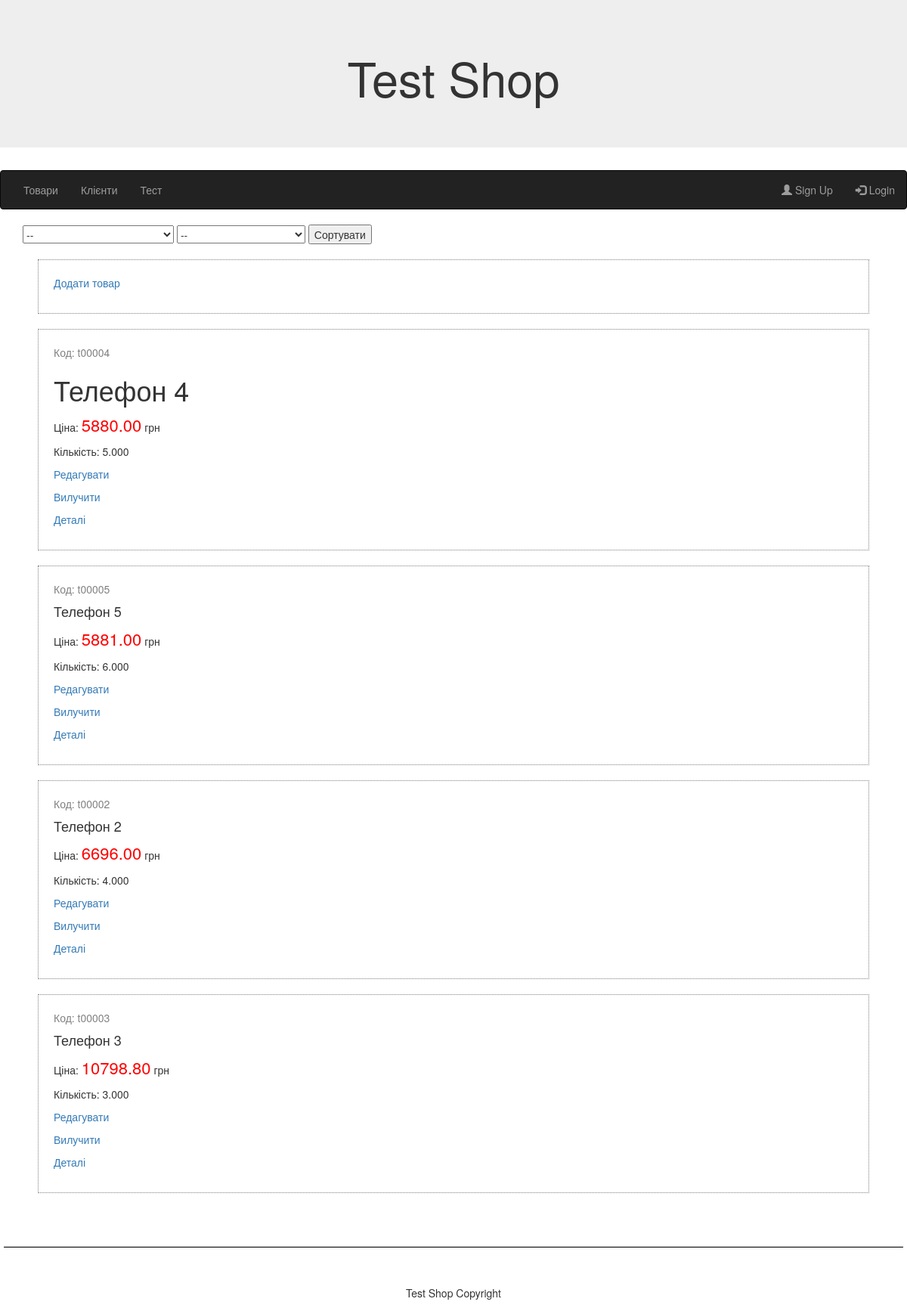
Screenshot of /product/list with the database file from the repository.
### tables this page shows
CREATE TABLE `menu` (
  `id` int(11) unsigned NOT NULL AUTO_INCREMENT,
  `name` varchar(100) NOT NULL,
  `path` varchar(255) NOT NULL,
  `active` tinyint(1) NOT NULL DEFAULT '1',
  `sort_order` smallint(2) DEFAULT NULL,
  PRIMARY KEY (`id`)
);

CREATE TABLE `products` (
  `id` int(11) unsigned NOT NULL AUTO_INCREMENT,
  `sku` varchar(30) NOT NULL,
  `name` varchar(255) NOT NULL,
  `price` decimal(12,2) NOT NULL DEFAULT '0.00',
  `qty` decimal(12,3) NOT NULL DEFAULT '0.000',
  `description` mediumtext,
  PRIMARY KEY (`id`)
);

### app/Core/View.php (called while the page is built, shortened)
<?php
class View
{
    private $data;
    private $viewPath;
    public function __construct(array $data = [], string $viewPath = null)
    {
        $this->data = $data;
        $this->viewPath = $viewPath;
    }
    public static function getViewDir(): string
    {
        return App::getAppDir() . DS . 'views';
    }
    protected function get($key)
    {
        return $this->data[$key];
    }
    public function render(): string
    {
        $path = $this->viewPath;
        if ($path === null) {
            $path = $this->getDefaultPath();
        }
        array_walk($this->data, static function(&$item, $key) {
            if ($item instanceof View) {
                $item = $item->render();
            }
        });
        extract($this->data, EXTR_SKIP);
        include $path;
        return ob_get_clean();
    }
    private function getDefaultPath(): string
    {
        $controllerName = Route::getController();
        $actionName = Route::getAction();
        $path = self::getViewDir() . DS . $controllerName . DS . $actionName . '.php';
        $path404 = self::getViewDir() . DS . 'error' . DS . 'error404.php';
        return file_exists($path) ? $path : $path404;
    }
     private function getBP(): string
     {
         return Route::getBP();
     }
}

### app/Core/Route.php (called while the page is built, shortened)
<?php
class Route
{
    private static $controller;
    private static $action;
    public static function getBP()
    {
        return self::getBasePath();
    }
    public static function getBasePath()
    {
        $basePath = substr(ROOT, strlen($_SERVER['DOCUMENT_ROOT']));
        return $basePath;
    }
    public static function init(string $route = null): void
    {
        if (!$route) {
            $request = explode('?', $_SERVER['REQUEST_URI']);
            $uri = $request[0];
            $route = substr($uri, strlen(self::getBasePath()));
        }
        $routePath = explode('/', $route);
        if ($routePath[0] === "") {
            array_shift($routePath);
        }
        self::$controller = !empty($routePath[0]) ? $routePath[0] : 'index';
        self::$action = !empty($routePath[1]) ? $routePath[1] : 'index';
    }
    public static function getAction(): ?string
    {
        return self::$action;
    }
    public static function getController(): ?string
    {
        return self::$controller;
    }
}

### app/Core/App.php (called while the page is built, shortened)
<?php
class App
{
    public static function getAppDir(): string
    {
        return ROOT . DS . 'app';
    }
    public static function run(string $path = null): void
    {
        $action = Route::getAction() . 'Action';
        $controller = new $controllerClass();
        $controller->$action();
    }
}

### app/Core/DB.php (called while the page is built, shortened)
<?php
class DB
{
    private static $pdo = null;
    public function getConnection()
    {
        if (!self::$pdo) {
            $dsn = 'mysql:host=' . MYSQL_HOST . ';port=' . MYSQL_PORT . ';dbname=' . DB_NAME . ';charset=utf8';
            $options = array(
                PDO::MYSQL_ATTR_INIT_COMMAND => "SET NAMES 'utf8'",
                PDO::ATTR_ERRMODE => PDO::ERRMODE_EXCEPTION,
                PDO::ATTR_EMULATE_PREPARES => false
            );
            try {
                self::$pdo = new PDO($dsn, DB_USERNAME, DB_PASSWORD, $options);
            } catch (PDOException $e) {
                echo "Connection failed: " . $e->getMessage();
                exit();
            }
        }
        return self::$pdo;
    }
    public function query($sql, $parameters = [])
    {
        $dbh = $this->getConnection();
        $stmt = $dbh->prepare($sql);
        $result = $stmt->execute($parameters);
        if ($result !== false) {
            return $stmt->fetchAll(PDO::FETCH_ASSOC);
        } else {
            return false;
        }
    }
}

### app/Core/Model.php (called while the page is built, shortened)
<?php
class Model implements DbModelInterface
{
    protected $tableName;
    protected $columns = [];
    protected $sql;
    protected $params = [];
    public function initCollection()
    {
        $columns = implode(',', $this->getColumns());
        $this->sql = "select $columns from " . $this->tableName;
        return $this;
    }
    public function getColumns()
    {
        $db = new DB();
        $sql = "show columns from  $this->tableName;";
        $results = $db->query($sql);
        foreach ($results as $result) {
            array_push($this->columns, $result['Field']);
        }
        return $this->columns;
    }
    public function sort($params)
    {
        if (count($params) > 0) {
            $this->sql .= sprintf(
                " order by %s",
                Util::keyValueToList($params, "%s %s")
            );
        }
        return $this;
    }
    public function getCollection()
    {
        $db = new DB();
        $this->sql .= ";";
        $this->collection = $db->query($this->sql, $this->params);
        return $this;
    }
}

### app/Controllers/ProductController.php (called while the page is built, shortened)
<?php
class ProductController extends Controller
{
    public function listAction()
    {
        $products = $this->getModel('Product')
                         ->initCollection()
                         ->sort($this->getSortParams())
                         ->getCollection()
                         ->select();
        $this->renderLayout();
    }
    public function getSortParams()
    {
        $params = [];
        $sortfirst = filter_input(INPUT_POST, 'sortfirst');
        if ($sortfirst !== "price_NONE") {
            if ($sortfirst === "price_DESC") {
                $params['price'] = 'DESC';
            } else {
                $params['price'] = 'ASC';
            }
        }
        $sortsecond = filter_input(INPUT_POST, 'sortsecond');
        if ($sortsecond !== "qty_NONE") {
            if ($sortsecond === "qty_DESC") {
                $params['qty'] = 'DESC';
            } else {
                $params['qty'] = 'ASC';
            }
        }
        return $params;
    }
}

### app/bootstrap.php (called while the page is built, shortened)
<?php
require ROOT . '/app/Autoloader.php';
App::run();

### index.php (called while the page is built, shortened)
<?php
include ROOT . '/app/bootstrap.php';

### app/Autoloader.php (called while the page is built, shortened)
<?php
class Autoloader
{
    public static function register(): void
    {
        spl_autoload_register(static function ($class) {
            $file = ROOT . DS . 'app' . DS . str_replace('\\', DS, $class) . '.php';
            if (file_exists($file)) {
                return true;
            }
            return false;
        });
    }
}

### app/views/product/list.php (the view, shortened to what this page needs)
<form method="POST" action="<?php $_SERVER['PHP_SELF']; ?>">
    <select name='sortfirst'>
        <option <?php echo filter_input(INPUT_POST, 'sortfirst') === 'price_NONE' ? 'selected' : ''; ?> value="price_NONE" selected>--</option>
    </select>
    <select name='sortsecond'>
        <option <?php echo filter_input(INPUT_POST, 'sortsecond') === 'price_NONE' ? 'selected' : ''; ?> value="qty_NONE" selected>--</option>
    </select>
    <input type="submit" value="Сортувати">
</form>
<div class="product">
    <p>
        <?= \Core\Url::getLink('/product/add', 'Додати товар'); ?>
    </p>
</div>
<?php
$products =  $this->get('products');
foreach ($products as $product) :
    ?>
    <div class="product">
        <p class="sku">Код: <?php echo $product['sku'] ?></p>
        <h4><?php echo $product['name'] ?></h4>
        <p> Ціна: <span class="price"><?php echo $product['price'] ?></span> грн</p>
        <p> <?php
            if ($product['qty'] > 0) {
                echo 'Кількість: ' . $product['qty'];
            } else {
                echo 'Немає в наявності';
            }
            ?></p>
        <?= \Core\Url::getLink('/product/edit', 'Редагувати', array('id' => $product['id'])); ?>
        <p>
            <?= \Core\Url::getLink('/product/delete', 'Вилучити', array('id' => $product['id'])); ?>
        </p>
        <p>
            <?= \Core\Url::getLink('/product/view', 'Деталі', array('id' => $product['id'])); ?>
        </p>
    </div>
<?php endforeach; ?>

### app/Core/Controller.php (shortened to what this page needs)
<?php
class Controller
{
    protected $data = [];
    protected function set($key, $value)
    {
        $this->data[$key] = $value;
    }
    protected function get($key)
    {
        return $this->data[$key];
    }
    public function renderLayout()
    {
        $this->set('menuCollection',$this->getMenuCollection());
        $view = new View($this->data, $this->get('layoutPath'));
        echo $view->render();
    }
    public function getModel($name)
    {
        $model = new $name();
        return $model;
    }
    private function getMenuCollection()
    {
        return $this->getModel('menu')
                    ->initCollection()
                    ->sort(array('sort_order'=>'ASC'))
                    ->getCollection()
                    ->select();
    }
}

### app/views/menu.php
<nav class="navbar navbar-inverse">
  <div class="container-fluid">
    <ul class="nav navbar-nav">
    <?php
        foreach($this->get('menuCollection') as $item)  :
    ?>
        <li>
            <?= \Core\Url::getLink($item['path'], $item['name']); ?>
        </li>
    <?php endforeach; ?>
    </ul>
    <ul class="nav navbar-nav navbar-right">
        <li><a href="<?php echo $this->getBP();?>/customer/register/"><span class="glyphicon glyphicon-user"></span> Sign Up</a></li>
        <li><a href="<?php echo $this->getBP();?>/customer/login/"><span class="glyphicon glyphicon-log-in"></span> Login</a></li>
    </ul>
  </div>
</nav>

### app/Core/Url.php (shortened to what this page needs)
<?php
class Url
{
    public static function getLink(string $path, string $name, array $params = []): string
    {
        if (!empty($params)) {
            $firts_key = array_keys($params)[0];
            foreach ($params as $key => $value) {
                $path .= ($key === $firts_key ? '?' : '&');
                $path .= "$key=$value";
            }
        }
        return '<a href="' . Route::getBP() . $path . '">' . $name . '</a>';
    }
}

### app/layouts/layout.php (shortened to what this page needs)
<html>
    <head>
        <link rel="stylesheet" type="text/css" href="<?php echo $this->getBP(); ?>/css/style.css" >
        <link rel="stylesheet" href="https://maxcdn.bootstrapcdn.com/bootstrap/3.3.6/css/bootstrap.min.css">
        <script src="https://maxcdn.bootstrapcdn.com/bootstrap/3.3.6/js/bootstrap.min.js"></script>    </head>
    <body>
        <div class="jumbotron">
            <div class="container text-center">
                <h1>Test Shop</h1>
            </div>
        </div>
        <div id="header">
            <?= $this->get('menu'); ?>
        </div>
        <div class="container">
            <?= $this->get('content'); ?>
        </div>
        <hr style="margin:50px 5px;background-color: black;height: 1px;">
        <footer class="container-fluid text-center">
            <p>Test Shop Copyright</p>
        </footer>
    </body>
</html>

### css/style.css (style rules this page uses)
.sku { color: grey; }
.product { border: dotted 1px gray; margin:20px; padding: 20px; }
.price { color: red; font-size: 22px; }

### rows the page displays
menu: name "Товари"
menu: name "Клієнти"
menu: name "Тест"
products: sku "t00004", name "Телефон 4", price "5880.00", qty "5.000", name "Редагувати Вилучити Деталі"
products: sku "t00005", name "Телефон 5", price "5881.00", qty "6.000", name "Редагувати Вилучити Деталі"
products: sku "t00002", name "Телефон 2", price "6696.00", qty "4.000", name "Редагувати Вилучити Деталі"
products: sku "t00003", name "Телефон 3", price "10798.80", qty "3.000", name "Редагувати Вилучити Деталі"

### other values shown
$name "Додати товар"
